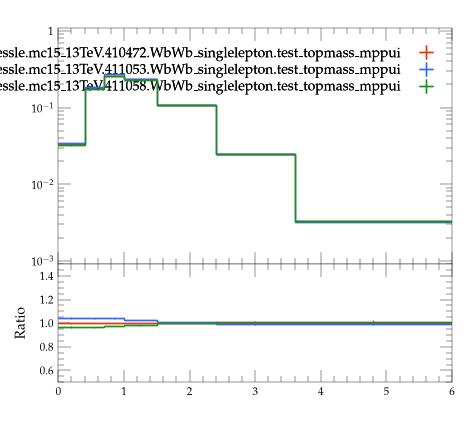

The script that saved this image:
#! /usr/bin/env python3

# This Python script was auto-generated using YODA v2.1.2.
# Analysis object: /WbWb_singlelepton/r_bq
# Timestamp: 07-08-2026 (09:26:46)

import matplotlib as mpl
import matplotlib.pyplot as plt
mpl.use('Agg') # comment out for interactive use
import os
import numpy as np
from numpy import nan, inf

plotDir = os.path.split(os.path.realpath(__file__))[0]
if 'YODA_USER_PLOT_PATH' in globals():
    plot_outdir = globals()['YODA_USER_PLOT_PATH']
else:
    plot_outdir = plotDir

#plot style
plt.style.use(os.path.join(plotDir, '../default.mplstyle'))
# plot metadata
figW, figH = plt.rcParams['figure.figsize']
ax_xLabel = ''
ax_yLabel = ''
ax_title  = ''
ax_xScale = 'linear'
ax_yScale = 'log'
xLims = (0.0, 6.0)
yLims = (0.0009000000000000001, 1.1)

# TeX-friendly labels for the legend
labels = {
  'legend' : ([ r"user.johessle.mc15\_13TeV.410472.WbWb\_singlelepton.test\_topmass\_mppui", r"user.johessle.mc15\_13TeV.411053.WbWb\_singlelepton.test\_topmass\_mppui", r"user.johessle.mc15\_13TeV.411058.WbWb\_singlelepton.test\_topmass\_mppui" ], r""),
}

# Adjust canvas width and height
canvasW = 10.0
canvasH = 9.0
figW *= canvasW/10.
figH *= canvasH/9.

# Create figure and axis objects
fig, (ax, ratio0_ax) = plt.subplots(2, 1, sharex=True,
                  figsize=(figW,figH), gridspec_kw={'height_ratios': (6.0, 3.0)})

# Set figure margins
plt.subplots_adjust(
    left   = 1.0 * plt.rcParams['figure.subplot.left'],
    right  = 1.0 * plt.rcParams['figure.subplot.right'],
    top    = 1.0 * plt.rcParams['figure.subplot.top'],
    bottom = 1.0 * plt.rcParams['figure.subplot.bottom'])

ratio0_ax.yaxis.set_major_locator(mpl.ticker.MultipleLocator(0.2))
ratio0_ax.set_ylim(0.5, 1.4999)
ratio0_ax.set_ylabel('Ratio')

# the numerical data is stored in a separate file
dataf = dict()
prefix = os.path.split(__file__)[0]
if prefix:    prefix = prefix + '/'
exec(open(prefix+'r_bq__data.py').read(), dataf)


legend_handles = dict() # keep track of handles for the legend

# style options for curves
# starts at zorder>=5 to draw curve on top of legend
styles = {
  'user.johessle.mc15_13TeV.410472.WbWb_singlelepton.test_topmass_mppui.yoda': {
    'color' : '#EE3311',
    'linestyle' : '-',
    'lineopacity' : 1.0,
    'linewidth' : 1,
    'marker' : 'none',
    'markersize' : 2,
    'capsize' : 0.0,
    'zorder' : 5,
    'histstyle' : 1,
    'drawstyle' : 'steps-pre',
    'xerrorbars' : 1,
    'yerrorbars' : 1,
    'fillcolor' : None,
    'fillopacity' : 1.0,
    'ratio0_linestyle' : '-',
    'ratio0_lineopacity' : 1.0,
    'ratio0_linewidth' : 1,
    'ratio0_marker' : 'none',
    'ratio0_markersize' : 2,
    'ratio0_capsize' : 0.0,
    'ratio0_zorder' : 5,
    'ratio0_histstyle' : 1,
    'ratio0_drawstyle' : 'steps-pre',
    'ratio0_xerrorbars' : 1,
    'ratio0_yerrorbars' : 1,
  },
  'user.johessle.mc15_13TeV.411053.WbWb_singlelepton.test_topmass_mppui.yoda': {
    'color' : '#3366FF',
    'linestyle' : '-',
    'lineopacity' : 1.0,
    'linewidth' : 1,
    'marker' : 'none',
    'markersize' : 2,
    'capsize' : 0.0,
    'zorder' : 6,
    'histstyle' : 1,
    'drawstyle' : 'steps-pre',
    'xerrorbars' : 1,
    'yerrorbars' : 1,
    'fillcolor' : None,
    'fillopacity' : 1.0,
    'ratio0_linestyle' : '-',
    'ratio0_lineopacity' : 1.0,
    'ratio0_linewidth' : 1,
    'ratio0_marker' : 'none',
    'ratio0_markersize' : 2,
    'ratio0_capsize' : 0.0,
    'ratio0_zorder' : 6,
    'ratio0_histstyle' : 1,
    'ratio0_drawstyle' : 'steps-pre',
    'ratio0_xerrorbars' : 1,
    'ratio0_yerrorbars' : 1,
  },
  'user.johessle.mc15_13TeV.411058.WbWb_singlelepton.test_topmass_mppui.yoda': {
    'color' : '#109618',
    'linestyle' : '-',
    'lineopacity' : 1.0,
    'linewidth' : 1,
    'marker' : 'none',
    'markersize' : 2,
    'capsize' : 0.0,
    'zorder' : 7,
    'histstyle' : 1,
    'drawstyle' : 'steps-pre',
    'xerrorbars' : 1,
    'yerrorbars' : 1,
    'fillcolor' : None,
    'fillopacity' : 1.0,
    'ratio0_linestyle' : '-',
    'ratio0_lineopacity' : 1.0,
    'ratio0_linewidth' : 1,
    'ratio0_marker' : 'none',
    'ratio0_markersize' : 2,
    'ratio0_capsize' : 0.0,
    'ratio0_zorder' : 7,
    'ratio0_histstyle' : 1,
    'ratio0_drawstyle' : 'steps-pre',
    'ratio0_xerrorbars' : 1,
    'ratio0_yerrorbars' : 1,
  },
}

# curve from input yoda files in main panel
for label, yvals in dataf['yvals'].items():
    if all(np.isnan(v) for v in dataf['yvals'][label]):
        continue
    tmp = None
    if styles[label]['histstyle']: # draw as histogram
        xpos = dataf['xedges'][label] if styles[label]['drawstyle'] else dataf['xpoints'][label]
        ypos = np.insert(yvals, 0, yvals[0]) if styles[label]['drawstyle'] else yvals
        if styles[label]['fillcolor']: # fill area below curve
            ax.fill_between(xpos, ypos, step='pre',
                            color=styles[label]['fillcolor'],
                            alpha=styles[label]['fillopacity'])
        tmp, = ax.plot(xpos, ypos,
                       color=styles[label]['color'],
                       linestyle=styles[label]['linestyle'],
                       alpha=styles[label]['lineopacity'],
                       linewidth=styles[label]['linewidth'],
                       drawstyle=styles[label]['drawstyle'], solid_joinstyle='miter',
                       zorder=styles[label]['zorder'], label=label)
    tmp = ax.errorbar(dataf['xpoints'][label], yvals,
                      xerr=np.array(dataf['xerrs'][label])*styles[label]['xerrorbars'],
                      yerr=np.array(dataf['yerrs'][label])*styles[label]['yerrorbars'],
                      fmt=styles[label]['marker'], capsize=styles[label]['capsize'],
                      alpha=styles[label]['lineopacity'],
                      markersize=styles[label]['markersize'],
                      ecolor=styles[label]['color'],
                      color=styles[label]['color'], zorder=styles[label]['zorder'])
    tmp[-1][0].set_linestyle(styles[label]['linestyle'])
    tmp[-1][0].set_linewidth(styles[label]['linewidth'])
    if label in dataf['add_legend_handle']:  legend_handles[label] = tmp
    for varLabel in dataf['variation_yvals'].keys():
        if varLabel.startswith(label):
            tmp, = ax.plot(dataf['xedges'][label], dataf['variation_yvals'][varLabel],
                           color=styles[label]['color'],
                           linestyle=styles[label]['linestyle'],
                           linewidth=styles[label]['linewidth'],
                           drawstyle='steps-pre', solid_joinstyle='miter',
                           zorder=styles[label]['zorder'], alpha=0.5)


# plots on ratio panel
# curve from input yoda files in ratio panel
for label, yvals in dataf['ratio0_yvals'].items():
    if all(np.isnan(v) for v in yvals):
        continue
    if styles[label]['ratio0_histstyle']: # plot as histogram
        xpos = dataf['xedges']['user.johessle.mc15_13TeV.410472.WbWb_singlelepton.test_topmass_mppui.yoda'] if styles[label]['ratio0_drawstyle'] else dataf['xpoints']['user.johessle.mc15_13TeV.410472.WbWb_singlelepton.test_topmass_mppui.yoda']
        ypos = np.insert(yvals, 0, yvals[0]) if styles[label]['ratio0_drawstyle'] else yvals
        ratio0_ax.plot(xpos, ypos,
                       color=styles[label]['color'],
                       linewidth=styles[label]['linewidth'],
                       linestyle=styles[label]['ratio0_linestyle'],
                       alpha=styles[label]['ratio0_lineopacity'],
                       drawstyle=styles[label]['ratio0_drawstyle'], zorder=styles[label]['zorder'],
                       solid_joinstyle='miter')
    tmp = ratio0_ax.errorbar(dataf['xpoints']['user.johessle.mc15_13TeV.410472.WbWb_singlelepton.test_topmass_mppui.yoda'], yvals,
                             xerr=np.array(dataf['ref_xerrs'])*styles[label]['ratio0_xerrorbars'],
                             yerr=np.array(dataf['ratio0_yerrs'][label])*styles[label]['ratio0_yerrorbars'],
                             fmt=styles[label]['ratio0_marker'], capsize=styles[label]['ratio0_capsize'],
                             alpha=styles[label]['ratio0_lineopacity'],
                             markersize=styles[label]['ratio0_markersize'],
                             ecolor=styles[label]['color'],
                             color=styles[label]['color'])
    tmp[-1][0].set_linestyle(styles[label]['ratio0_linestyle'])
    tmp[-1][0].set_linewidth(styles[label]['ratio0_linewidth'])

    for varlabel in dataf['ratio0_variation_vals'].keys():
        if varlabel.startswith(label):
            ratio0_ax.plot(dataf['xedges']['user.johessle.mc15_13TeV.410472.WbWb_singlelepton.test_topmass_mppui.yoda'],
                            dataf['ratio0_variation_vals'][varlabel],
                            color=styles[label]['color'],
                            linestyle=styles[label]['linestyle'],
                            linewidth=styles[label]['linewidth'],
                            drawstyle='steps-pre', solid_joinstyle='miter',
                            zorder=1, alpha=0.5)

legend_items = list(legend_handles.values())
ax.add_artist(ax.legend(legend_items,
                        labels['legend'][0],
                        title=labels['legend'][1],
                        alignment='right',
                        loc='upper right',
                        bbox_to_anchor=(1.0, 0.97),markerfirst=False))

# set plot metadata as defined above
ratio0_ax.set_xlabel(ax_xLabel)
ratio0_ax.xaxis.set_label_coords(1., -0.15)
ax.set_ylabel(ax_yLabel, ha='right', va='top')
ax.yaxis.set_label_coords(-0.11, 1.0)
ax.set_title(ax_title, loc='left')
ax.set_xscale(ax_xScale)
ax.set_yscale(ax_yScale)
ratio0_ax.set_yscale('linear')
ax.set_xlim(xLims)
ax.set_ylim(yLims)

# tick formatting
plt.rcParams['xtick.top'] = True
plt.rcParams['ytick.right'] = True
ax.yaxis.set_major_locator(mpl.ticker.LogLocator(base=10.0, numticks=np.inf))
ax.yaxis.set_minor_locator(mpl.ticker.LogLocator(
                           base=10.0, subs=np.arange(0.1, 1, 0.1), numticks=np.inf))
fig.align_ylabels((ax, ratio0_ax))
plt.savefig(os.path.join(plot_outdir, 'r_bq.pdf'), format='PDF')
plt.savefig(os.path.join(plot_outdir, 'r_bq.png'), format='PNG')

plt.close(fig)
